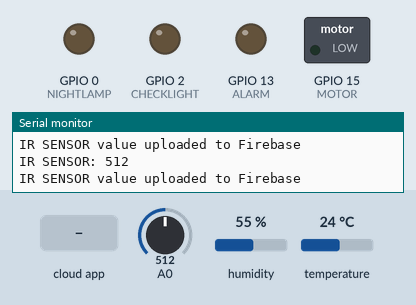
Bench run of a sketch on a simulated ESP8266 (NodeMCU). Shown: switched loads named in the sketch (green lamp = pin HIGH), output pins drawn as LEDs (lit = HIGH), the last lines printed to the serial monitor. The test bench sets the inputs (shaded band); at power-on: A0 = 512, humidity 55 %, temperature 24 °C. WiFi joins after 1.5 s; servers stay silent unless stated; the Firebase database answers and starts empty.

Above: at 2.7 s.
2.8 s: the phone or cloud app sets ALARM to 1
At 5.5 s:
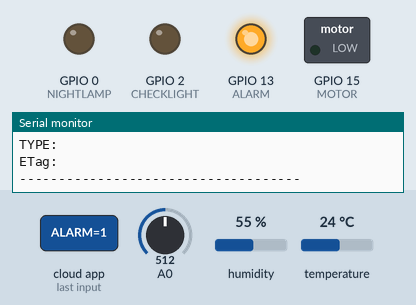
6.0 s: the phone or cloud app sets MOTOR to 1
At 7.3 s:
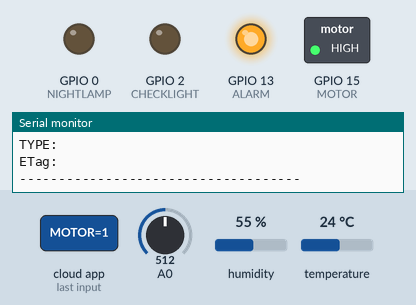
8.0 s: the phone or cloud app sets ALARM to 0
At 9.3 s:
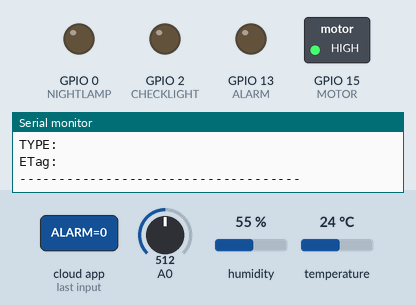
9.7 s: the phone or cloud app sets MOTOR to 0
At 11.1 s:
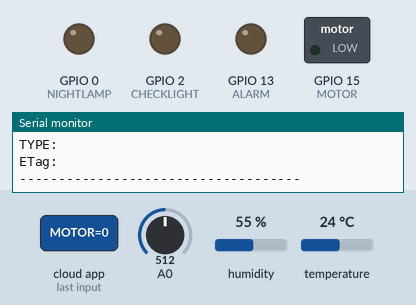
Timing chart, 0 to 12.7 s (numbered marks = the images above; inputs shaded):
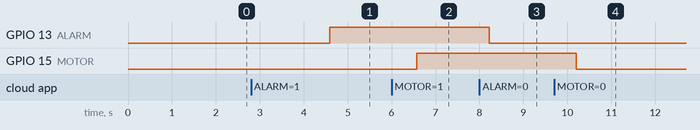

Measured:
- after the input at 2.8 s, GPIO 13 (ALARM): LOW → HIGH after 1.8 s
- after the input at 6.0 s, GPIO 15 (MOTOR): LOW → HIGH after 0.57 s
- after the input at 8.0 s, GPIO 13 (ALARM): HIGH → LOW after 0.23 s
- after the input at 9.7 s, GPIO 15 (MOTOR): HIGH → LOW after 0.50 s

The sketch:

Node_Mcu_Code.ino
```cpp
// IR SENSOR -->5(D1)
// MQ-135 SENSOR -->16(D0)
// DHT SENSOR -->4(D2)
// [R1] NIGTH LAMP -->0(D3)
// [R2] CHECK LIGHT -->2(D4)
// MOISTURE SENSOR -->12(D6)
// [R4] ALARM -->12(D7)
// [R3] MOTOR -->15(D8)
// RAIN SENSOR -->14(D5)


#include <Adafruit_Sensor.h>
#include "FirebaseESP8266.h"	// Install Firebase ESP8266 library
#include <ESP8266WiFi.h>
#include <DHT.h>		// Install DHT11 Library and Adafruit Unified Sensor Library


#define FIREBASE_HOST "temp-hymp-default-rtdb.firebaseio.com" //Without http:// or https:// schemes
#define FIREBASE_AUTH "sdgfM1S0Zh7piKSmWyyG9sJ2fP9o9ccVpMwHMxsh"
#define WIFI_SSID "RAVIDARIRA"
#define WIFI_PASSWORD "RSPK*989970"

//Data Pin's
#define DHTPIN 4		// DHT to D2
#define DHTTYPE    DHT11
DHT dht(DHTPIN, DHTTYPE);

//int moistureSensor
const int moisturePin = 12;

//RELAY MODULE
int CHECKLIGHT = 2;
int ALARM = 13;
int MOTOR = 15;
int NIGHTLAMP = 0;

//MQ-135 AIR QUALITY SENSOR
#define anInput     16                        //analog feed from MQ135
#define co2Zero     55

//IR SENSORE
int SENSORPin = 5;

//RAIN SENSOR
int RainPin = 14;

//Define FirebaseESP8266 data object
FirebaseData firebaseData;
FirebaseData ledData;
FirebaseJson json;


void setup()
{

  Serial.begin(9600);

  dht.begin();

  pinMode(CHECKLIGHT, OUTPUT);
  pinMode(ALARM, OUTPUT);
  pinMode(MOTOR, OUTPUT);
  pinMode(NIGHTLAMP, OUTPUT);

  pinMode(moisturePin, INPUT);

  pinMode(anInput, INPUT);

  pinMode(SENSORPin, INPUT);

  pinMode(RainPin, INPUT);

  WiFi.begin(WIFI_SSID, WIFI_PASSWORD);
  Serial.print("Connecting to Wi-Fi");
  while (WiFi.status() != WL_CONNECTED)
  {
    Serial.print(".");
    delay(300);
  }
  Serial.println();
  Serial.print("Connected with IP: ");
  Serial.println(WiFi.localIP());
  Serial.println();

  Firebase.begin(FIREBASE_HOST, FIREBASE_AUTH);
  Firebase.reconnectWiFi(true);

}

void sensorUpdate(){
  // Reading temperature or humidity takes about 250 milliseconds!
  // Sensor readings may also be up to 2 seconds 'old' (its a very slow sensor)
  float h = dht.readHumidity();
  // Read temperature as Celsius (the default)
  float t = dht.readTemperature();
  // Read temperature as Fahrenheit (isFahrenheit = true)
  float f = dht.readTemperature(true);
  // Read Moisture Sensor

  // Check if any reads failed and exit early (to try again).
  if (isnan(h) || isnan(t) || isnan(f)) {
    Serial.println(F("Failed to read from DHT sensor!"));
    return;
  }

  Serial.print(F("Humidity: "));
  Serial.print(h);
  Serial.print(F("%  Temperature: "));
  Serial.print(t);
  Serial.print(F("°C  ,"));
  Serial.print(f);
  Serial.println(F("°F  "));

  //MQ-135
  int a =analogRead(anInput);
  Serial.println(a);
  int per =map(a,100,450,0,100);
  Serial.println(per);


  if (Firebase.setFloat(firebaseData, "/FirebaseIOT/Temperature", t))
  {
    Serial.println("PASSED");
    Serial.println("PATH: " + firebaseData.dataPath());
    Serial.println("TYPE: " + firebaseData.dataType());
    Serial.println("ETag: " + firebaseData.ETag());
    Serial.println("------------------------------------");
    Serial.println();
  }
  else
  {
    Serial.println("FAILED");
    Serial.println("REASON: " + firebaseData.errorReason());
    Serial.println("------------------------------------");
    Serial.println();
  }

  if (Firebase.setFloat(firebaseData, "/FirebaseIOT/Humidity", h))
  {
    Serial.println("PASSED");
    Serial.println("PATH: " + firebaseData.dataPath());
    Serial.println("TYPE: " + firebaseData.dataType());
    Serial.println("ETag: " + firebaseData.ETag());
    Serial.println("------------------------------------");
    Serial.println();
  }
  else
  {
    Serial.println("FAILED");
    Serial.println("REASON: " + firebaseData.errorReason());
    Serial.println("------------------------------------");
    Serial.println();
  }


//MQ 135
  if (Firebase.setFloat(firebaseData, "/FirebaseIOT/MQ 135", per))
  {
    Serial.println("PASSED");
    Serial.println("PATH: " + firebaseData.dataPath());
    Serial.println("TYPE: " + firebaseData.dataType());
    Serial.println("ETag: " + firebaseData.ETag());
    Serial.println("------------------------------------");
    Serial.println();
  }
  else
  {
    Serial.println("FAILED");
    Serial.println("REASON: " + firebaseData.errorReason());
    Serial.println("------------------------------------");
    Serial.println();
  }


  if (Firebase.setFloat(firebaseData, "/FirebaseIOT/AIR QUALITY", a))
  {
    Serial.println("PASSED");
    Serial.println("PATH: " + firebaseData.dataPath());
    Serial.println("TYPE: " + firebaseData.dataType());
    Serial.println("ETag: " + firebaseData.ETag());
    Serial.println("------------------------------------");
    Serial.println();
  }
  else
  {
    Serial.println("FAILED");
    Serial.println("REASON: " + firebaseData.errorReason());
    Serial.println("------------------------------------");
    Serial.println();
  }
}

void loop() {
  sensorUpdate();

  //IR
  int SENSORValue = analogRead(SENSORPin);

  int SENSORPercentage = (SENSORValue);

  Serial.print("IR SENSOR: ");
  Serial.print(SENSORPercentage);
  Serial.println(" ");

  if (Firebase.setInt(firebaseData, "/FirebaseIOT/IR SENSOR", SENSORPercentage))
  {
    Serial.println("IR SENSOR value uploaded to Firebase");
  }
  else
  {
    Serial.println("Error uploading IR VALUE to Firebase");
    Serial.println(firebaseData.errorReason());
  }

  //rain
    int RainValue = analogRead(RainPin);

  int RainPercentage = (RainValue);

  Serial.print("IR SENSOR: ");
  Serial.print(RainPercentage);
  Serial.println(" ");

  if (Firebase.setInt(firebaseData, "/FirebaseIOT/RAIN SENSOR", RainPercentage))
  {
    Serial.println("IR SENSOR value uploaded to Firebase");
  }
  else
  {
    Serial.println("Error uploading IR VALUE to Firebase");
    Serial.println(firebaseData.errorReason());
  }


  if (Firebase.getString(ledData, "/FirebaseIOT/CHECK LIGHT"))
  {
    Serial.println(ledData.stringData());
    if (ledData.stringData() == "1")
    {
    digitalWrite(CHECKLIGHT, HIGH);
    }
  else if (ledData.stringData() == "0")
  {
    digitalWrite(CHECKLIGHT, LOW);
  }
  }

    if (Firebase.getString(ledData, "/FirebaseIOT/ALARM"))
    {
    Serial.println(ledData.stringData());
    if (ledData.stringData() == "1") {
    digitalWrite(ALARM, HIGH);
    }
  else if (ledData.stringData() == "0")
    {
    digitalWrite(ALARM, LOW);
    }
  }

    if (Firebase.getString(ledData, "/FirebaseIOT/MOTOR")){
    Serial.println(ledData.stringData());
    if (ledData.stringData() == "1") {
    digitalWrite(MOTOR, HIGH);
    }
  else if (ledData.stringData() == "0"){
    digitalWrite(MOTOR, LOW);
    }
  }

    if (Firebase.getString(ledData, "/FirebaseIOT/NIGHT LAMP")){
    Serial.println(ledData.stringData());
    if (ledData.stringData() == "1") {
    digitalWrite(NIGHTLAMP, HIGH);
    }
  else if (ledData.stringData() == "0"){
    digitalWrite(NIGHTLAMP, LOW);
    }
  }

  // Read the moisture sensor value
  int moistureValue = analogRead(moisturePin);

  // Convert the analog value to percentage
  int moisturePercentage = map(moistureValue, 0, 1023, 0, 100);

  Serial.print("Moisture: ");
  Serial.print(moisturePercentage);
  Serial.println(" ");


  // Upload the moisture value to Firebase
  if (Firebase.setInt(firebaseData, "/FirebaseIOT/Moisture", moisturePercentage))
  {
    Serial.println("Moisture value uploaded to Firebase");
  }
  else
  {
    Serial.println("Error uploading moisture value to Firebase");
    Serial.println(firebaseData.errorReason());
  }


  delay(100);
}
```
